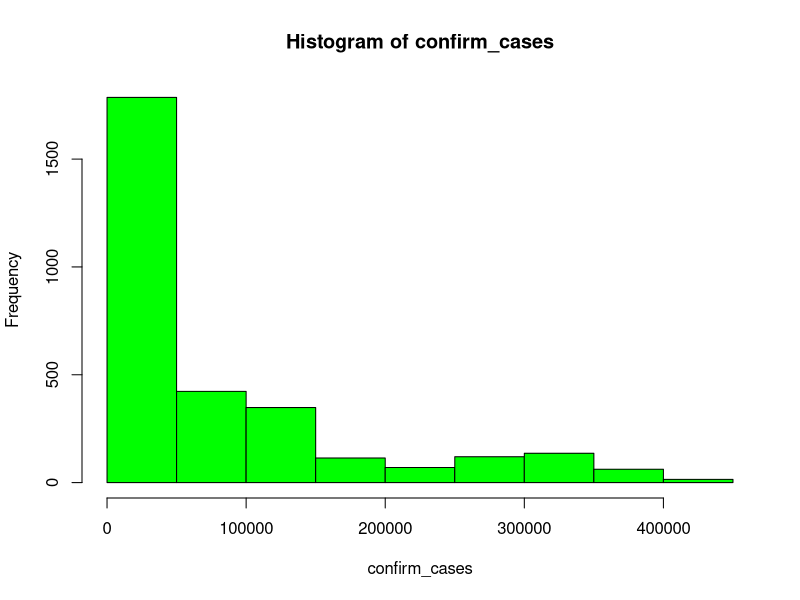

Recreate this plot in R.
cases =  read.csv("data.csv",header = TRUE,sep = ",",
                  colClasses = c("NULL","NULL","NULL","NULL"
                                 ,"NULL","numeric","NULL","NULL",
                                 "NULL","NULL","NULL","NULL"))
confirm_cases = c(0)
for (a in cases[1])
{
  confirm_cases =  append(confirm_cases,a)
}

options(scipen=10000)

jpeg(file="E:/Prob Project/public/images/confirmCasesHistogram.jpeg",
    width=600, height=350)
hist(confirm_cases, col="green")
dev.off()